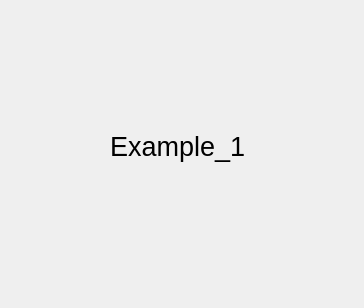
<?xml version="1.0" encoding="UTF-8"?>
<ui version="4.0">
 <class>Form</class>
 <widget class="QWidget" name="Form">
  <property name="geometry">
   <rect>
    <x>0</x>
    <y>0</y>
    <width>364</width>
    <height>308</height>
   </rect>
  </property>
  <property name="windowTitle">
   <string>Form</string>
  </property>
  <widget class="QLabel" name="label">
   <property name="geometry">
    <rect>
     <x>110</x>
     <y>130</y>
     <width>134</width>
     <height>32</height>
    </rect>
   </property>
   <property name="font">
    <font>
     <pointsize>20</pointsize>
    </font>
   </property>
   <property name="text">
    <string>Example_1</string>
   </property>
  </widget>
 </widget>
 <resources/>
 <connections/>
</ui>
